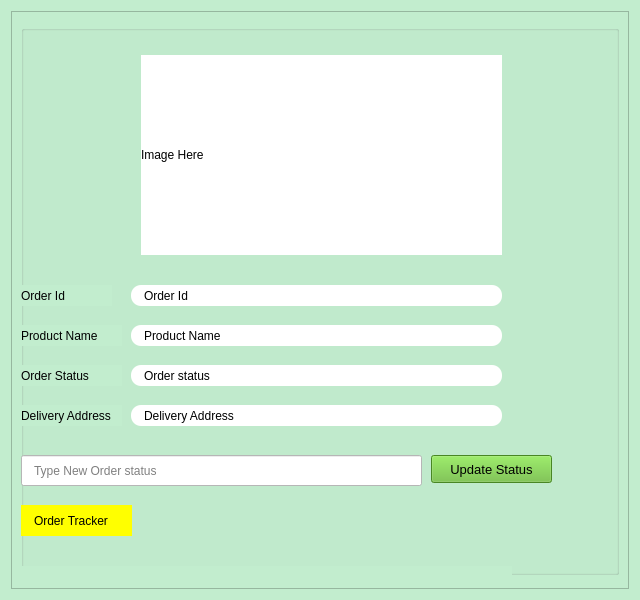
<?xml version="1.0" encoding="UTF-8"?>
<ui version="4.0">
 <class>Form</class>
 <widget class="QWidget" name="Form">
  <property name="geometry">
   <rect>
    <x>0</x>
    <y>0</y>
    <width>640</width>
    <height>600</height>
   </rect>
  </property>
  <property name="minimumSize">
   <size>
    <width>640</width>
    <height>450</height>
   </size>
  </property>
  <property name="windowTitle">
   <string>Form</string>
  </property>
  <property name="styleSheet">
   <string notr="true">background-color: rgb(194, 237, 206);</string>
  </property>
  <layout class="QVBoxLayout" name="verticalLayout">
   <item>
    <widget class="QScrollArea" name="scrollArea">
     <property name="minimumSize">
      <size>
       <width>0</width>
       <height>0</height>
      </size>
     </property>
     <property name="styleSheet">
      <string notr="true">#order_id_label  , #product_name_label , #order_status_label , #delivery_address_label {
background-color:white;
border-radius:10px;
padding-left:10px;
}
 #update_status_lineedit{
background-color:white;
padding-left:10px;
}</string>
     </property>
     <property name="widgetResizable">
      <bool>true</bool>
     </property>
     <widget class="QWidget" name="scrollAreaWidgetContents">
      <property name="geometry">
       <rect>
        <x>0</x>
        <y>0</y>
        <width>626</width>
        <height>586</height>
       </rect>
      </property>
      <layout class="QVBoxLayout" name="verticalLayout_2">
       <item>
        <widget class="QGroupBox" name="groupBox">
         <property name="sizePolicy">
          <sizepolicy hsizetype="Preferred" vsizetype="Fixed">
           <horstretch>0</horstretch>
           <verstretch>0</verstretch>
          </sizepolicy>
         </property>
         <property name="minimumSize">
          <size>
           <width>0</width>
           <height>550</height>
          </size>
         </property>
         <property name="title">
          <string/>
         </property>
         <widget class="QLabel" name="image_label">
          <property name="geometry">
           <rect>
            <x>120</x>
            <y>30</y>
            <width>361</width>
            <height>200</height>
           </rect>
          </property>
          <property name="minimumSize">
           <size>
            <width>0</width>
            <height>200</height>
           </size>
          </property>
          <property name="styleSheet">
           <string notr="true">QLabel#image_label{
background-color:white
}</string>
          </property>
          <property name="text">
           <string>Image Here</string>
          </property>
         </widget>
         <widget class="QLabel" name="label">
          <property name="geometry">
           <rect>
            <x>0</x>
            <y>260</y>
            <width>91</width>
            <height>21</height>
           </rect>
          </property>
          <property name="text">
           <string>Order Id</string>
          </property>
          <property name="margin">
           <number>5</number>
          </property>
         </widget>
         <widget class="QLabel" name="order_id_label">
          <property name="geometry">
           <rect>
            <x>110</x>
            <y>260</y>
            <width>371</width>
            <height>21</height>
           </rect>
          </property>
          <property name="text">
           <string>Order Id</string>
          </property>
         </widget>
         <widget class="QLabel" name="product_name_label">
          <property name="geometry">
           <rect>
            <x>110</x>
            <y>300</y>
            <width>371</width>
            <height>21</height>
           </rect>
          </property>
          <property name="text">
           <string>Product Name</string>
          </property>
         </widget>
         <widget class="QLabel" name="label_2">
          <property name="geometry">
           <rect>
            <x>0</x>
            <y>300</y>
            <width>101</width>
            <height>21</height>
           </rect>
          </property>
          <property name="text">
           <string>Product Name</string>
          </property>
          <property name="margin">
           <number>5</number>
          </property>
         </widget>
         <widget class="QLabel" name="label_3">
          <property name="geometry">
           <rect>
            <x>0</x>
            <y>340</y>
            <width>101</width>
            <height>21</height>
           </rect>
          </property>
          <property name="text">
           <string>Order Status</string>
          </property>
          <property name="margin">
           <number>5</number>
          </property>
         </widget>
         <widget class="QLabel" name="order_status_label">
          <property name="geometry">
           <rect>
            <x>110</x>
            <y>340</y>
            <width>371</width>
            <height>21</height>
           </rect>
          </property>
          <property name="text">
           <string>Order status</string>
          </property>
         </widget>
         <widget class="QLineEdit" name="update_status_lineedit">
          <property name="geometry">
           <rect>
            <x>0</x>
            <y>430</y>
            <width>401</width>
            <height>31</height>
           </rect>
          </property>
          <property name="placeholderText">
           <string>Type New Order status</string>
          </property>
         </widget>
         <widget class="QPushButton" name="update_order_status_btn">
          <property name="geometry">
           <rect>
            <x>410</x>
            <y>430</y>
            <width>121</width>
            <height>28</height>
           </rect>
          </property>
          <property name="font">
           <font>
            <pointsize>10</pointsize>
           </font>
          </property>
          <property name="styleSheet">
           <string notr="true">background-color: rgb(102, 187, 51);</string>
          </property>
          <property name="text">
           <string>Update Status</string>
          </property>
         </widget>
         <widget class="QLabel" name="label_4">
          <property name="geometry">
           <rect>
            <x>0</x>
            <y>480</y>
            <width>111</width>
            <height>31</height>
           </rect>
          </property>
          <property name="styleSheet">
           <string notr="true">padding-left:10px;
background-color:rgb(255, 255, 0)</string>
          </property>
          <property name="text">
           <string>Order Tracker</string>
          </property>
         </widget>
         <widget class="QLabel" name="label_5">
          <property name="geometry">
           <rect>
            <x>0</x>
            <y>380</y>
            <width>101</width>
            <height>21</height>
           </rect>
          </property>
          <property name="text">
           <string>Delivery Address</string>
          </property>
          <property name="margin">
           <number>5</number>
          </property>
         </widget>
         <widget class="QLabel" name="delivery_address_label">
          <property name="geometry">
           <rect>
            <x>110</x>
            <y>380</y>
            <width>371</width>
            <height>21</height>
           </rect>
          </property>
          <property name="text">
           <string>Delivery Address</string>
          </property>
         </widget>
         <widget class="QWidget" name="order_tracker_widget" native="true">
          <property name="geometry">
           <rect>
            <x>0</x>
            <y>541</y>
            <width>491</width>
            <height>80</height>
           </rect>
          </property>
         </widget>
        </widget>
       </item>
      </layout>
     </widget>
    </widget>
   </item>
  </layout>
 </widget>
 <resources/>
 <connections/>
</ui>
